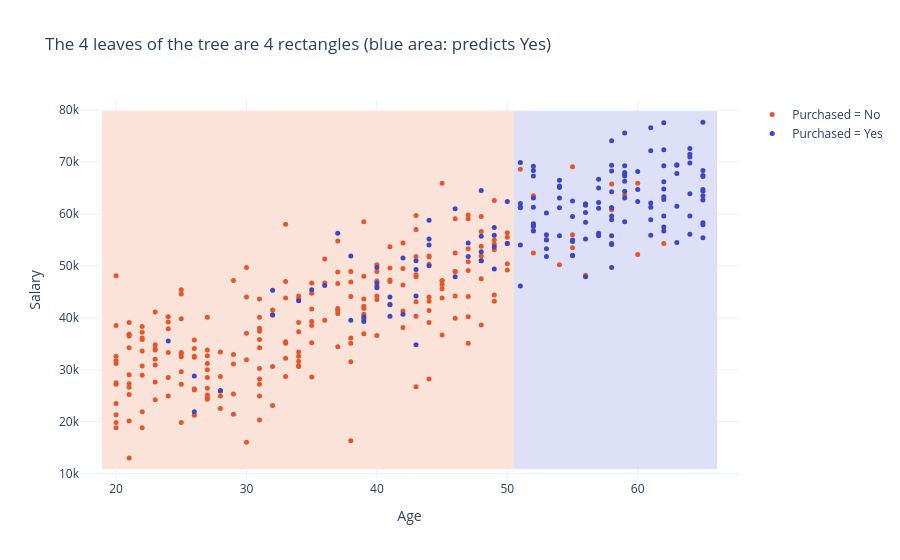

The notebook cell this image was saved under:
### Markdown cell above
#### See it with data 🔬: a tree cuts the plane into rectangles

Each question compares **one** variable to a threshold, so each split is a straight cut, parallel to an axis. Let's colour every point of the (Age, Salary) plane with the prediction of the tree above.

### Code cell
ages = np.linspace(X.Age.min() - 1, X.Age.max() + 1, 300)
salaries = np.linspace(X.Salary.min() - 2000, X.Salary.max() + 2000, 300)
grid_age, grid_salary = np.meshgrid(ages, salaries)
grid_pred = tree.predict(pd.DataFrame({"Age": grid_age.ravel(), "Salary": grid_salary.ravel()}))

fig = go.Figure(go.Heatmap(x=ages, y=salaries, z=(grid_pred == "Yes").reshape(grid_age.shape).astype(int),
                           colorscale=[[0, "#FBE3DA"], [1, "#DDE0F6"]], showscale=False, hoverinfo="skip"))
for label, color in [("No", "#E4572E"), ("Yes", "#3B47C4")]:
    part = customers[y == label]
    fig.add_trace(go.Scatter(x=part.Age, y=part.Salary, mode="markers", name=f"Purchased = {label}",
                             marker=dict(color=color, size=5)))
fig.update_layout(title="The 4 leaves of the tree are 4 rectangles (blue area: predicts Yes)",
                  xaxis_title="Age", yaxis_title="Salary")
fig.show()

### Figure 1 — Plotly figure (JSON) as saved in the notebook; plotly's stock layout.template omitted (floating-point values rounded to 4 significant figures; data arrays with more than 128 entries replaced by an {"elided": "..."} marker saying what was removed)
{"data": [{"colorscale": [[0, "#FBE3DA"], [1, "#DDE0F6"]], "hoverinfo": "skip", "showscale": false, "type": "heatmap", "x": {"elided": "300 float values"}, "y": {"elided": "300 float values"}, "z": {"elided": "300x300 int values"}}, {"marker": {"color": "#E4572E", "size": 5}, "mode": "markers", "name": "Purchased = No", "type": "scatter", "x": {"elided": "237 float values"}, "y": {"elided": "237 float values"}}, {"marker": {"color": "#3B47C4", "size": 5}, "mode": "markers", "name": "Purchased = Yes", "type": "scatter", "x": {"elided": "154 float values"}, "y": {"elided": "154 float values"}}], "layout": {"title": {"text": "The 4 leaves of the tree are 4 rectangles (blue area: predicts Yes)"}, "xaxis": {"title": {"text": "Age"}}, "yaxis": {"title": {"text": "Salary"}}}}
